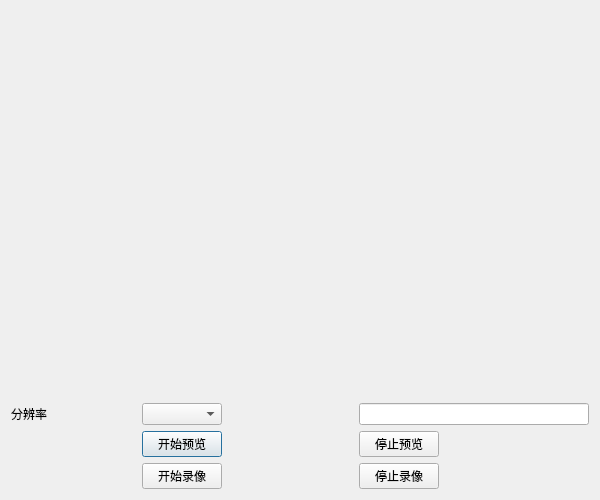
<?xml version="1.0" encoding="UTF-8"?>
<ui version="4.0">
 <class>CamDemo</class>
 <widget class="QDialog" name="CamDemo">
  <property name="geometry">
   <rect>
    <x>0</x>
    <y>0</y>
    <width>600</width>
    <height>500</height>
   </rect>
  </property>
  <property name="windowTitle">
   <string>CamDemo</string>
  </property>
  <layout class="QGridLayout" name="gridLayout">
   <item row="0" column="0" colspan="5">
    <widget class="QLabel" name="label">
     <property name="text">
      <string/>
     </property>
    </widget>
   </item>
   <item row="1" column="0">
    <widget class="QLabel" name="label_2">
     <property name="text">
      <string>分辨率</string>
     </property>
    </widget>
   </item>
   <item row="1" column="1">
    <widget class="QComboBox" name="comboBox"/>
   </item>
   <item row="1" column="3" colspan="2">
    <widget class="QLineEdit" name="lineEdit">
     <property name="inputMask">
      <string/>
     </property>
     <property name="readOnly">
      <bool>true</bool>
     </property>
     <property name="clearButtonEnabled">
      <bool>false</bool>
     </property>
    </widget>
   </item>
   <item row="2" column="0">
    <spacer name="horizontalSpacer_5">
     <property name="orientation">
      <enum>Qt::Horizontal</enum>
     </property>
     <property name="sizeHint" stdset="0">
      <size>
       <width>104</width>
       <height>20</height>
      </size>
     </property>
    </spacer>
   </item>
   <item row="2" column="1">
    <widget class="QPushButton" name="videoStartBtn">
     <property name="text">
      <string>开始预览</string>
     </property>
    </widget>
   </item>
   <item row="2" column="2">
    <spacer name="horizontalSpacer">
     <property name="orientation">
      <enum>Qt::Horizontal</enum>
     </property>
     <property name="sizeHint" stdset="0">
      <size>
       <width>83</width>
       <height>20</height>
      </size>
     </property>
    </spacer>
   </item>
   <item row="2" column="3">
    <widget class="QPushButton" name="videoStopBtn">
     <property name="text">
      <string>停止预览</string>
     </property>
    </widget>
   </item>
   <item row="2" column="4">
    <spacer name="horizontalSpacer_4">
     <property name="orientation">
      <enum>Qt::Horizontal</enum>
     </property>
     <property name="sizeHint" stdset="0">
      <size>
       <width>144</width>
       <height>20</height>
      </size>
     </property>
    </spacer>
   </item>
   <item row="3" column="0">
    <spacer name="horizontalSpacer_6">
     <property name="orientation">
      <enum>Qt::Horizontal</enum>
     </property>
     <property name="sizeHint" stdset="0">
      <size>
       <width>104</width>
       <height>20</height>
      </size>
     </property>
    </spacer>
   </item>
   <item row="3" column="1">
    <widget class="QPushButton" name="recordStartBtn">
     <property name="text">
      <string>开始录像</string>
     </property>
    </widget>
   </item>
   <item row="3" column="2">
    <spacer name="horizontalSpacer_2">
     <property name="orientation">
      <enum>Qt::Horizontal</enum>
     </property>
     <property name="sizeHint" stdset="0">
      <size>
       <width>83</width>
       <height>20</height>
      </size>
     </property>
    </spacer>
   </item>
   <item row="3" column="3">
    <widget class="QPushButton" name="recordStopBtn">
     <property name="text">
      <string>停止录像</string>
     </property>
    </widget>
   </item>
   <item row="3" column="4">
    <spacer name="horizontalSpacer_3">
     <property name="orientation">
      <enum>Qt::Horizontal</enum>
     </property>
     <property name="sizeHint" stdset="0">
      <size>
       <width>144</width>
       <height>20</height>
      </size>
     </property>
    </spacer>
   </item>
  </layout>
 </widget>
 <layoutdefault spacing="6" margin="11"/>
 <resources/>
 <connections/>
</ui>
